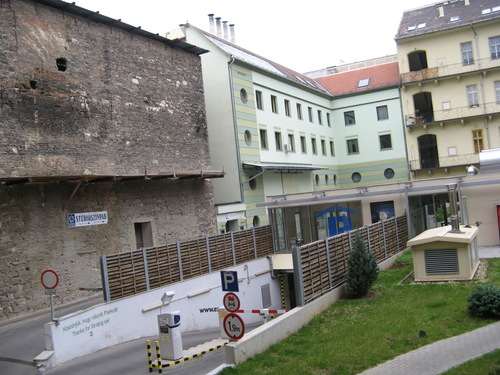
%> input picture ImageProcessing/Find and Match features/data/inp/examples/backyard1.jpg, 500 x 375 px
$ octave --eval "result = histogramEqualize(imread('Find and Match features/data/inp/examples/backyard1.jpg'));"   (GNU Octave 9; MATLAB toolbox functions it lacks are replaced by stand-ins)
%> lines starting %> are read from the running program, lines starting %| are printed output that depends on the picture
function [ imEq, HistOrig, histEq ] = histogramEqualize( imOrig )
% performs histogram equalization of a given grayscale or RGB image
%   imOrig - is the input grayscale or RGB double image with values in [0, 1].
%   imEq - is the equalized image. grayscale or RGB double image with values in [0, 1].
%    histOrig - is a 256 bin histogram of the original image (256x1 vector).
%    histEq - is a 256 bin histogram of the equalized image (256x1 vector)


    % work on proper layer depending on RGB/Grayscal
    if size(imOrig, 3) == 3
        imOrigYIQ = rgb2ntsc(imOrig);
%> imOrigYIQ: size 375x500x3 double; mean of channels 1, 2, 3 0.516, 0.0105, -0.00823
        im = imOrigYIQ(:,:,1);
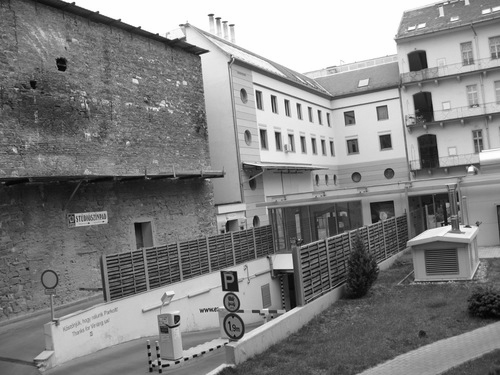
%> im: size 375x500 double; min 0.0046, max 1, mean 0.516
    else
        im = imOrig;
    end

    HistOrig = imhist(im);
%> HistOrig = 256 values, max 12413 at index 256, min 0 at index 1, mean 732.4
    im = im*255;

    % creating the Lookup table
    CumHistOrig = cumsum(HistOrig);
%> CumHistOrig = 256 values from 0 to 187500
    CumHistOrig_norm = CumHistOrig./(numel(im(:,:,1)));
%> CumHistOrig_norm = 256 values from 0 to 1
    CumHistOrig_norm = CumHistOrig_norm*255;
%> CumHistOrig_norm = 256 values from 0 to 255
    CumHistOrig_R = round(CumHistOrig_norm);
%> CumHistOrig_R = 256 values from 0 to 255

    % applying the LUT
    imEq = CumHistOrig_R(uint8(im+1));
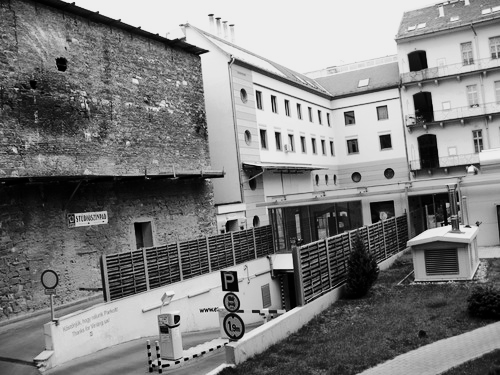
%> imEq: size 375x500 double; min 0, max 238, mean 127.5
    imEq = imEq/255;
    histEq = imhist(imEq);
%> histEq = 256 values, max 13238 at index 239, min 0 at index 33, mean 732.4

    % converting back to RGB if needed
    if size(imOrig, 3) == 3
        imEq(:,:,2:3) = imOrigYIQ(:,:,2:3);
%> imEq: size 375x500x3 double; mean of channels 1, 2, 3 0.5, 0.0105, -0.00823
        imEq = ntsc2rgb(imEq);
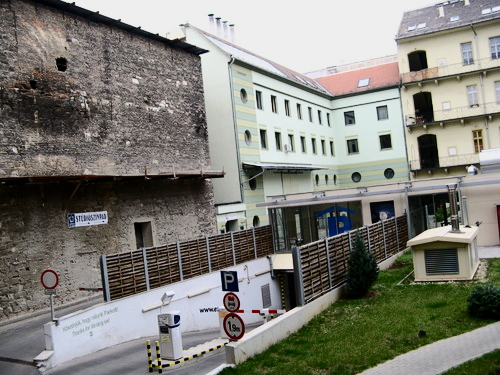
%> imEq: size 375x500x3 double; mean R, G, B 0.505, 0.502, 0.475
    end

    % displaying
    figure('Name', 'Original Image'); imshow(imOrig);
    figure('Name', 'Equalized Image'); imshow(imEq);
end

$ run again, on ImageProcessing/Find and Match features/data/inp/examples/backyard2.jpg
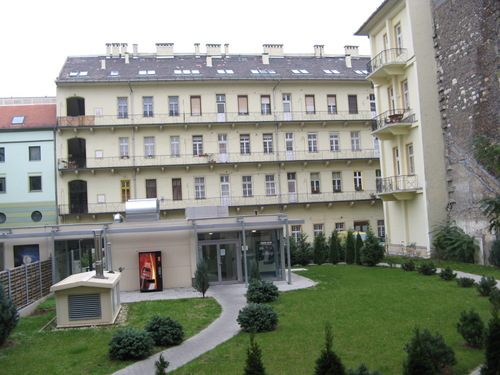
%> input picture ImageProcessing/Find and Match features/data/inp/examples/backyard2.jpg, 500 x 375 px
%> imOrigYIQ: size 375x500x3 double; mean of channels 1, 2, 3 0.541, 0.00555, -0.0173
%> in histogramEqualize, `im = imOrigYIQ(:,:,1);`:
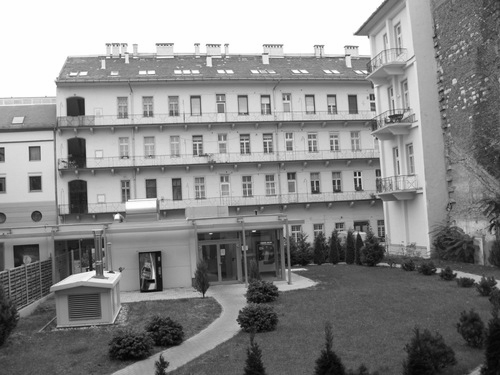
%> im: size 375x500 double; min 0.0046, max 1, mean 0.541
%> HistOrig = 256 values, max 19533 at index 256, min 0 at index 1, mean 732.4
%> CumHistOrig = 256 values from 0 to 187500
%> in histogramEqualize, `CumHistOrig_norm = CumHistOrig./(numel(im(:,:,1)));`: CumHistOrig_norm = 256 values from 0 to 1
%> in histogramEqualize, `CumHistOrig_norm = CumHistOrig_norm*255;`: CumHistOrig_norm = 256 values from 0 to 255
%> histEq = 256 values, max 20524 at index 229, min 0 at index 43, mean 732.4
%> in histogramEqualize, `imEq = ntsc2rgb(imEq);`:
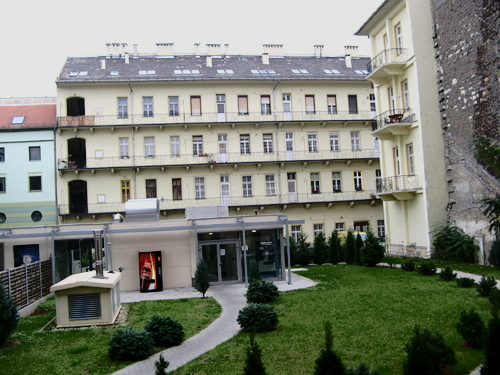
%> imEq: size 375x500x3 double; mean R, G, B 0.491, 0.506, 0.462

$ run again, on ImageProcessing/Find and Match features/data/inp/examples/backyard3.jpg
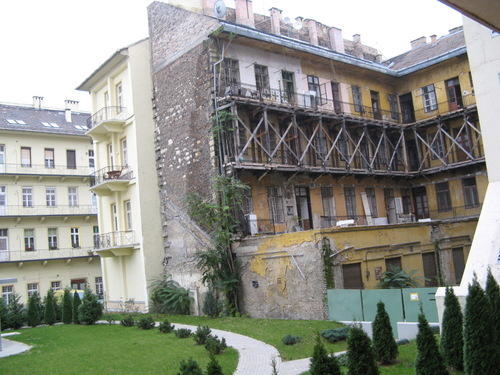
%> input picture ImageProcessing/Find and Match features/data/inp/examples/backyard3.jpg, 500 x 375 px
%> imOrigYIQ: size 375x500x3 double; mean of channels 1, 2, 3 0.558, 0.00718, -0.0123
%> in histogramEqualize, `im = imOrigYIQ(:,:,1);`:
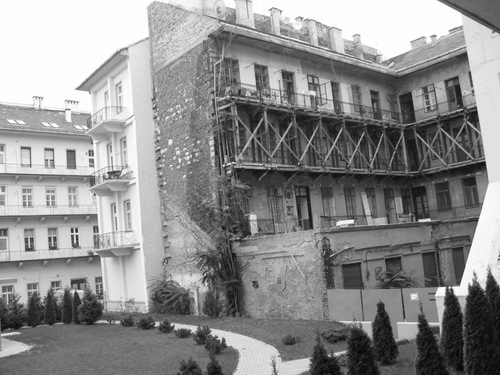
%> im: size 375x500 double; min 0.0159, max 1, mean 0.558
%> HistOrig = 256 values, max 16618 at index 256, min 0 at index 1, mean 732.4
%> CumHistOrig = 256 values from 0 to 187500
%> in histogramEqualize, `CumHistOrig_norm = CumHistOrig./(numel(im(:,:,1)));`: CumHistOrig_norm = 256 values from 0 to 1
%> in histogramEqualize, `CumHistOrig_norm = CumHistOrig_norm*255;`: CumHistOrig_norm = 256 values from 0 to 255
%> histEq = 256 values, max 17865 at index 233, min 0 at index 72, mean 732.4
%> in histogramEqualize, `imEq = ntsc2rgb(imEq);`:
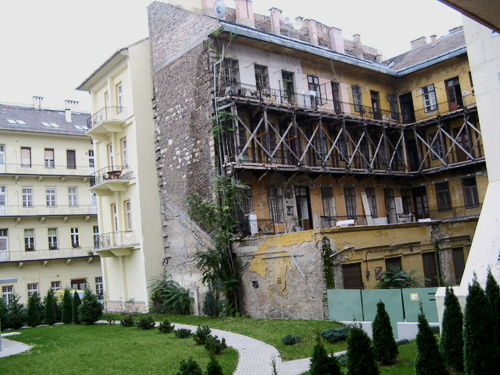
%> imEq: size 375x500x3 double; mean R, G, B 0.497, 0.504, 0.469

$ run again, on ImageProcessing/Find and Match features/data/inp/examples/office1.jpg
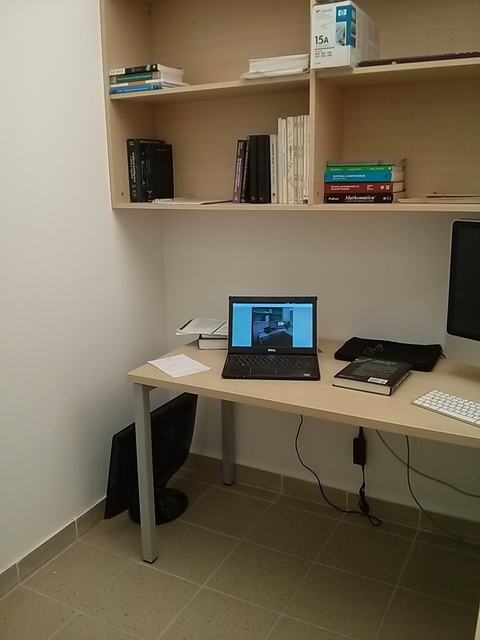
%> input picture ImageProcessing/Find and Match features/data/inp/examples/office1.jpg, 480 x 640 px
%> imOrigYIQ: size 640x480x3 double; mean of channels 1, 2, 3 0.429, 0.0496, -0.0152
%> in histogramEqualize, `im = imOrigYIQ(:,:,1);`:
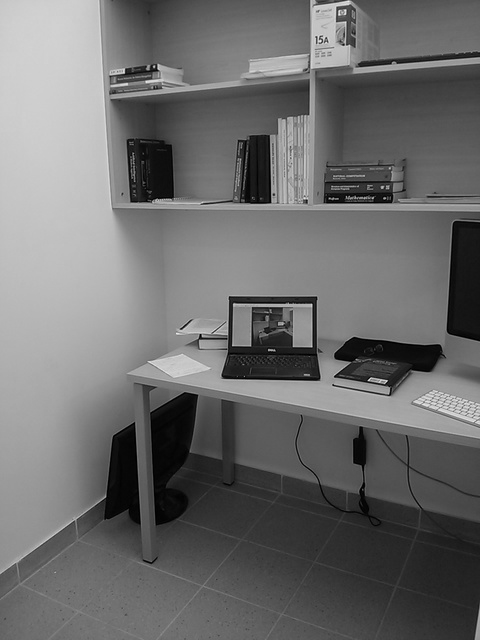
%> im: size 640x480 double; min 0, max 0.949, mean 0.429
%> HistOrig = 256 values, max 2806 at index 114, min 0 at index 233, mean 1200
%> CumHistOrig = 256 values from 80 to 307200
%> in histogramEqualize, `CumHistOrig_norm = CumHistOrig./(numel(im(:,:,1)));`: CumHistOrig_norm = 256 values from 0.00026 to 1
%> in histogramEqualize, `CumHistOrig_norm = CumHistOrig_norm*255;`: CumHistOrig_norm = 256 values from 0.0664 to 255
%> CumHistOrig_R = 256 values from 0 to 255
%> histEq = 256 values, max 2806 at index 142, min 0 at index 23, mean 1200
%> in histogramEqualize, `imEq = ntsc2rgb(imEq);`:
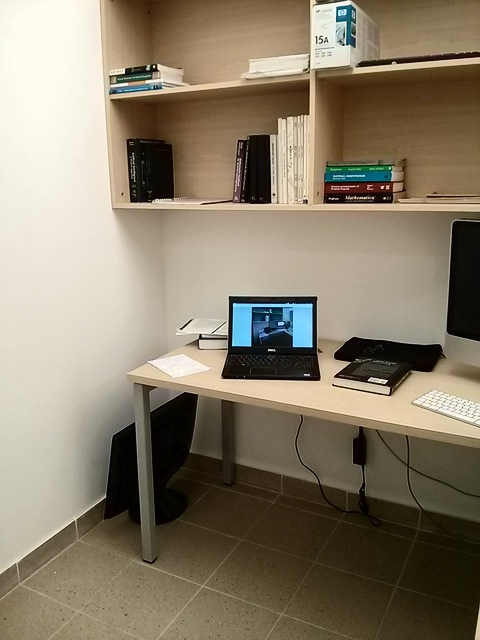
%> imEq: size 640x480x3 double; mean R, G, B 0.54, 0.499, 0.422
